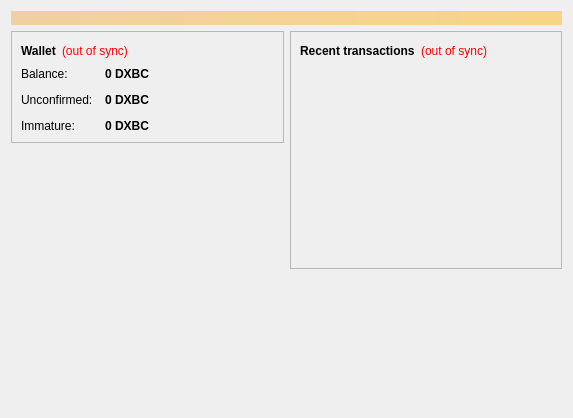
<?xml version="1.0" encoding="UTF-8"?>
<ui version="4.0">
 <class>OverviewPage</class>
 <widget class="QWidget" name="OverviewPage">
  <property name="geometry">
   <rect>
    <x>0</x>
    <y>0</y>
    <width>573</width>
    <height>418</height>
   </rect>
  </property>
  <property name="windowTitle">
   <string>Form</string>
  </property>
  <layout class="QVBoxLayout" name="topLayout">
   <item>
    <widget class="QLabel" name="labelAlerts">
     <property name="visible">
      <bool>false</bool>
     </property>
     <property name="styleSheet">
      <string notr="true">background-color: qlineargradient(x1: 0, y1: 0, x2: 1, y2: 0, stop:0 #F0D0A0, stop:1 #F8D488); color:#000000;</string>
     </property>
     <property name="wordWrap">
      <bool>true</bool>
     </property>
     <property name="margin">
      <number>3</number>
     </property>
    </widget>
   </item>
   <item>
    <layout class="QHBoxLayout" name="horizontalLayout" stretch="1,1">
     <item>
      <layout class="QVBoxLayout" name="verticalLayout_2">
       <item>
        <widget class="QFrame" name="frame">
         <property name="frameShape">
          <enum>QFrame::StyledPanel</enum>
         </property>
         <property name="frameShadow">
          <enum>QFrame::Raised</enum>
         </property>
         <layout class="QVBoxLayout" name="verticalLayout_4">
          <item>
           <layout class="QHBoxLayout" name="horizontalLayout_4">
            <item>
             <widget class="QLabel" name="label_5">
              <property name="font">
               <font>
                <weight>75</weight>
                <bold>true</bold>
               </font>
              </property>
              <property name="text">
               <string>Wallet</string>
              </property>
             </widget>
            </item>
            <item>
             <widget class="QLabel" name="labelWalletStatus">
              <property name="toolTip">
               <string>The displayed information may be out of date. Your wallet automatically synchronizes with the Dubaicash network after a connection is established, but this process has not completed yet.</string>
              </property>
              <property name="styleSheet">
               <string notr="true">QLabel { color: red; }</string>
              </property>
              <property name="text">
               <string notr="true">(out of sync)</string>
              </property>
              <property name="alignment">
               <set>Qt::AlignLeading|Qt::AlignLeft|Qt::AlignVCenter</set>
              </property>
             </widget>
            </item>
            <item>
             <spacer name="horizontalSpacer_2">
              <property name="orientation">
               <enum>Qt::Horizontal</enum>
              </property>
              <property name="sizeHint" stdset="0">
               <size>
                <width>40</width>
                <height>20</height>
               </size>
              </property>
             </spacer>
            </item>
           </layout>
          </item>
          <item>
           <layout class="QFormLayout" name="formLayout_2">
            <property name="fieldGrowthPolicy">
             <enum>QFormLayout::AllNonFixedFieldsGrow</enum>
            </property>
            <property name="horizontalSpacing">
             <number>12</number>
            </property>
            <property name="verticalSpacing">
             <number>12</number>
            </property>
            <item row="0" column="0">
             <widget class="QLabel" name="label">
              <property name="text">
               <string>Balance:</string>
              </property>
             </widget>
            </item>
            <item row="0" column="1">
             <widget class="QLabel" name="labelBalance">
              <property name="font">
               <font>
                <weight>75</weight>
                <bold>true</bold>
               </font>
              </property>
              <property name="cursor">
               <cursorShape>IBeamCursor</cursorShape>
              </property>
              <property name="toolTip">
               <string>Your current balance</string>
              </property>
              <property name="text">
               <string notr="true">0 DXBC</string>
              </property>
              <property name="textInteractionFlags">
               <set>Qt::LinksAccessibleByMouse|Qt::TextSelectableByKeyboard|Qt::TextSelectableByMouse</set>
              </property>
             </widget>
            </item>
            <item row="1" column="0">
             <widget class="QLabel" name="label_3">
              <property name="text">
               <string>Unconfirmed:</string>
              </property>
             </widget>
            </item>
            <item row="1" column="1">
             <widget class="QLabel" name="labelUnconfirmed">
              <property name="font">
               <font>
                <weight>75</weight>
                <bold>true</bold>
               </font>
              </property>
              <property name="cursor">
               <cursorShape>IBeamCursor</cursorShape>
              </property>
              <property name="toolTip">
               <string>Total of transactions that have yet to be confirmed, and do not yet count toward the current balance</string>
              </property>
              <property name="text">
               <string notr="true">0 DXBC</string>
              </property>
              <property name="textInteractionFlags">
               <set>Qt::LinksAccessibleByMouse|Qt::TextSelectableByKeyboard|Qt::TextSelectableByMouse</set>
              </property>
             </widget>
            </item>
            <item row="2" column="0">
             <widget class="QLabel" name="labelImmatureText">
              <property name="text">
               <string>Immature:</string>
              </property>
             </widget>
            </item>
            <item row="2" column="1">
             <widget class="QLabel" name="labelImmature">
              <property name="font">
               <font>
                <weight>75</weight>
                <bold>true</bold>
               </font>
              </property>
              <property name="toolTip">
               <string>Mined balance that has not yet matured</string>
              </property>
              <property name="text">
               <string notr="true">0 DXBC</string>
              </property>
              <property name="textInteractionFlags">
               <set>Qt::LinksAccessibleByMouse|Qt::TextSelectableByKeyboard|Qt::TextSelectableByMouse</set>
              </property>
             </widget>
            </item>
           </layout>
          </item>
         </layout>
        </widget>
       </item>
       <item>
        <spacer name="verticalSpacer">
         <property name="orientation">
          <enum>Qt::Vertical</enum>
         </property>
         <property name="sizeHint" stdset="0">
          <size>
           <width>20</width>
           <height>40</height>
          </size>
         </property>
        </spacer>
       </item>
       <item>
        <widget class="QLabel" name="label_2">
         <property name="autoFillBackground">
          <bool>true</bool>
         </property>
         <property name="text">
          <string/>
         </property>
         <property name="pixmap">
          <pixmap resource="../bitcoin.qrc">:/icons/bitcoin</pixmap>
         </property>
        </widget>
       </item>
      </layout>
     </item>
     <item>
      <layout class="QVBoxLayout" name="verticalLayout_3">
       <item>
        <widget class="QFrame" name="frame_2">
         <property name="frameShape">
          <enum>QFrame::StyledPanel</enum>
         </property>
         <property name="frameShadow">
          <enum>QFrame::Raised</enum>
         </property>
         <layout class="QVBoxLayout" name="verticalLayout">
          <item>
           <layout class="QHBoxLayout" name="horizontalLayout_2">
            <item>
             <widget class="QLabel" name="label_4">
              <property name="text">
               <string>&lt;b&gt;Recent transactions&lt;/b&gt;</string>
              </property>
             </widget>
            </item>
            <item>
             <widget class="QLabel" name="labelTransactionsStatus">
              <property name="toolTip">
               <string>The displayed information may be out of date. Your wallet automatically synchronizes with the Dubaicash network after a connection is established, but this process has not completed yet.</string>
              </property>
              <property name="styleSheet">
               <string notr="true">QLabel { color: red; }</string>
              </property>
              <property name="text">
               <string notr="true">(out of sync)</string>
              </property>
              <property name="alignment">
               <set>Qt::AlignRight|Qt::AlignTrailing|Qt::AlignVCenter</set>
              </property>
             </widget>
            </item>
            <item>
             <spacer name="horizontalSpacer">
              <property name="orientation">
               <enum>Qt::Horizontal</enum>
              </property>
              <property name="sizeHint" stdset="0">
               <size>
                <width>40</width>
                <height>20</height>
               </size>
              </property>
             </spacer>
            </item>
           </layout>
          </item>
          <item>
           <widget class="QListView" name="listTransactions">
            <property name="styleSheet">
             <string notr="true">QListView { background: transparent; }</string>
            </property>
            <property name="frameShape">
             <enum>QFrame::NoFrame</enum>
            </property>
            <property name="verticalScrollBarPolicy">
             <enum>Qt::ScrollBarAlwaysOff</enum>
            </property>
            <property name="horizontalScrollBarPolicy">
             <enum>Qt::ScrollBarAlwaysOff</enum>
            </property>
            <property name="selectionMode">
             <enum>QAbstractItemView::NoSelection</enum>
            </property>
           </widget>
          </item>
         </layout>
        </widget>
       </item>
       <item>
        <spacer name="verticalSpacer_2">
         <property name="orientation">
          <enum>Qt::Vertical</enum>
         </property>
         <property name="sizeHint" stdset="0">
          <size>
           <width>20</width>
           <height>40</height>
          </size>
         </property>
        </spacer>
       </item>
      </layout>
     </item>
    </layout>
   </item>
  </layout>
 </widget>
 <resources>
  <include location="../bitcoin.qrc"/>
 </resources>
 <connections/>
</ui>
